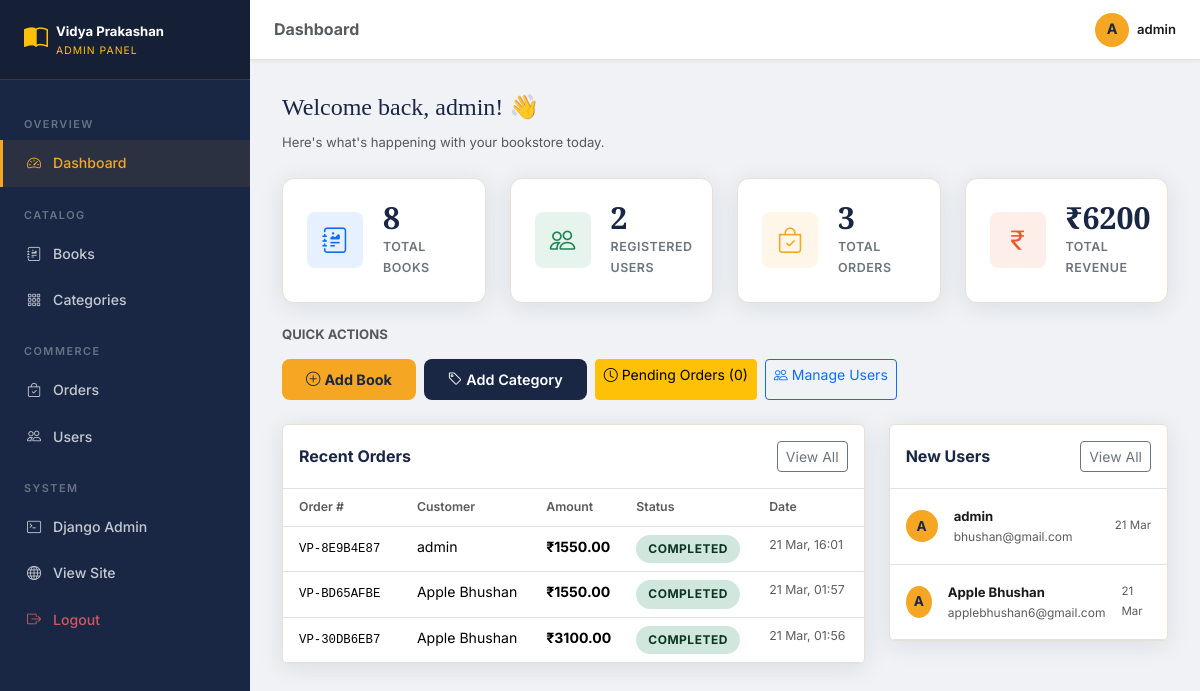
The page /adminpanel/ (signed in) on the database its author committed.
### orders/models.py (models this page shows, shortened)
class Order(models.Model):
    STATUS_CHOICES = [
        ('pending', 'Pending'),
        ('completed', 'Completed'),
        ('cancelled', 'Cancelled'),
    ]
    PAYMENT_CHOICES = [
        ('cod', 'Cash on Delivery'),
        ('online', 'Online Payment'),
        ('upi', 'UPI'),
    ]
    order_number = models.CharField(
        max_length=20, unique=True, blank=True,
        help_text="Auto-generated unique order number"
    )
    user = models.ForeignKey(User, on_delete=models.CASCADE, related_name='orders')
    status = models.CharField(max_length=20, choices=STATUS_CHOICES, default='pending')
    payment_method = models.CharField(max_length=20, choices=PAYMENT_CHOICES, default='cod')
    is_paid = models.BooleanField(default=False)
    full_name = models.CharField(max_length=200)
    email = models.EmailField()
    phone = models.CharField(max_length=15)
    address = models.TextField()
    city = models.CharField(max_length=100)
    state = models.CharField(max_length=100)
    pincode = models.CharField(max_length=10)
    total_amount = models.DecimalField(max_digits=10, decimal_places=2, default=0)
    discount = models.DecimalField(max_digits=8, decimal_places=2, default=0)
    created_at = models.DateTimeField(auto_now_add=True)
    updated_at = models.DateTimeField(auto_now=True)
    class Meta:
        ordering = ['-created_at']

### adminpanel/views.py (the view)
# urls.py: path('', AdminDashboardView.as_view(), name='admin_dashboard'),
@method_decorator(staff_required, name='dispatch')
class AdminDashboardView(View):
    def get(self, request):
        stats = {
            'total_books': Book.objects.count(),
            'total_users': User.objects.count(),
            'total_orders': Order.objects.count(),
            'total_revenue': Order.objects.filter(
                status='completed'
            ).aggregate(total=Sum('total_amount'))['total'] or 0,
            'pending_orders': Order.objects.filter(status='pending').count(),
            'active_books': Book.objects.filter(is_active=True).count(),
        }
        recent_orders = Order.objects.select_related('user').order_by('-created_at')[:10]
        recent_users = User.objects.order_by('-date_joined')[:5]
        context = {
            'stats': stats,
            'recent_orders': recent_orders,
            'recent_users': recent_users,
        }
        return render(request, 'adminpanel/dashboard.html', context)

### adminpanel/views.py (called while the page is built)
def is_staff(user):
    return user.is_authenticated and user.is_staff

### books/context_processors.py (called while the page is built)
def nav_categories(request):
    categories = Category.objects.all()[:8]
    return {'nav_categories': categories}

### cart/context_processors.py (called while the page is built)
def cart_count(request):
    count = 0
    if request.user.is_authenticated:
        try:
            cart = Cart.objects.get(user=request.user)
            count = cart.get_item_count()
        except Cart.DoesNotExist:
            count = 0
    return {'cart_count': count}

### cart/models.py (called while the page is built)
    def get_item_count(self):
        return self.items.count()

### templates/adminpanel/dashboard.html (shortened to what this page needs)
{% extends 'adminpanel/base_admin.html' %}
{% block page_title %}Dashboard{% endblock %}
{% block content %}
<div class="mb-4">
  <h4 style="font-family:'Playfair Display',serif;color:var(--vp-primary);">Welcome back, {{ user.first_name|default:user.username }}! 👋</h4>
  <p class="text-muted small mb-0">Here's what's happening with your bookstore today.</p>
</div>
<div class="row g-4 mb-4">
  <div class="col-md-3 col-6">
    <div class="stat-card">
      <div class="stat-icon" style="background:rgba(13,110,253,0.1);color:#0d6efd;"><i class="bi bi-journal-richtext"></i></div>
      <div>
        <div class="stat-number">{{ stats.total_books }}</div>
        <div class="stat-label">Total Books</div>
      </div>
    </div>
  </div>
  <div class="col-md-3 col-6">
    <div class="stat-card">
      <div class="stat-icon" style="background:rgba(25,135,84,0.1);color:#198754;"><i class="bi bi-people"></i></div>
      <div>
        <div class="stat-number">{{ stats.total_users }}</div>
        <div class="stat-label">Registered Users</div>
      </div>
    </div>
  </div>
  <div class="col-md-3 col-6">
    <div class="stat-card">
      <div class="stat-icon" style="background:rgba(245,166,35,0.1);color:var(--vp-secondary);"><i class="bi bi-bag-check"></i></div>
      <div>
        <div class="stat-number">{{ stats.total_orders }}</div>
        <div class="stat-label">Total Orders</div>
      </div>
    </div>
  </div>
  <div class="col-md-3 col-6">
    <div class="stat-card">
      <div class="stat-icon" style="background:rgba(232,87,42,0.1);color:var(--vp-accent);"><i class="bi bi-currency-rupee"></i></div>
      <div>
        <div class="stat-number">₹{{ stats.total_revenue|floatformat:0 }}</div>
        <div class="stat-label">Total Revenue</div>
      </div>
    </div>
  </div>
</div>
<div class="row g-3 mb-4">
  <div class="col-12">
    <h6 class="text-muted text-uppercase small fw-bold mb-3">Quick Actions</h6>
    <div class="d-flex flex-wrap gap-2">
      <a href="/adminpanel/books/add/" class="btn btn-vp-secondary btn-sm">
        <i class="bi bi-plus-circle me-1"></i>Add Book
      </a>
      <a href="/adminpanel/categories/add/" class="btn btn-vp-primary btn-sm">
        <i class="bi bi-tag me-1"></i>Add Category
      </a>
      <a href="/adminpanel/orders/?status=pending" class="btn btn-warning btn-sm">
        <i class="bi bi-clock me-1"></i>Pending Orders ({{ stats.pending_orders }})
      </a>
      <a href="/adminpanel/users/" class="btn btn-outline-primary btn-sm">
        <i class="bi bi-people me-1"></i>Manage Users
      </a>
    </div>
  </div>
</div>
<div class="row g-4">
  <div class="col-lg-8">
    <div class="bg-white rounded p-0 overflow-hidden" style="border:1px solid var(--vp-border);box-shadow:var(--vp-shadow);">
      <div class="d-flex justify-content-between align-items-center p-3 border-bottom">
        <h6 class="fw-bold mb-0" style="color:var(--vp-primary);">Recent Orders</h6>
        <a href="/adminpanel/orders/" class="btn btn-sm btn-outline-secondary">View All</a>
      </div>
      <div class="table-responsive">
        <table class="table mb-0" style="font-size:0.88rem;">
          <thead style="background:#f8f9fa;">
            <tr>
              <th class="px-3 py-2 fw-semibold text-muted small">Order #</th>
              <th class="py-2 fw-semibold text-muted small">Customer</th>
              <th class="py-2 fw-semibold text-muted small">Amount</th>
              <th class="py-2 fw-semibold text-muted small">Status</th>
              <th class="py-2 fw-semibold text-muted small">Date</th>
            </tr>
          </thead>
          <tbody>
            {% for order in recent_orders %}
            <tr>
              <td class="px-3 py-2"><a href="/adminpanel/orders/{{ order.pk }}/" class="text-decoration-none"><code>{{ order.order_number }}</code></a></td>
              <td class="py-2">{{ order.user.get_full_name|default:order.user.username }}</td>
              <td class="py-2 fw-bold">₹{{ order.total_amount }}</td>
              <td class="py-2"><span class="order-status status-{{ order.status }}">{{ order.get_status_display }}</span></td>
              <td class="py-2 text-muted small">{{ order.created_at|date:"d M, H:i" }}</td>
            </tr>
            {% empty %}
            <tr><td colspan="5" class="text-center py-4 text-muted">No orders yet</td></tr>
            {% endfor %}
          </tbody>
        </table>
      </div>
    </div>
  </div>
  <div class="col-lg-4">
    <div class="bg-white rounded overflow-hidden" style="border:1px solid var(--vp-border);box-shadow:var(--vp-shadow);">
      <div class="d-flex justify-content-between align-items-center p-3 border-bottom">
        <h6 class="fw-bold mb-0" style="color:var(--vp-primary);">New Users</h6>
        <a href="/adminpanel/users/" class="btn btn-sm btn-outline-secondary">View All</a>
      </div>
      {% for user in recent_users %}
      <div class="d-flex align-items-center gap-3 p-3 border-bottom">
        <div class="user-avatar">{{ user.username|first|upper }}</div>
        <div class="flex-grow-1">
          <div class="small fw-bold">{{ user.get_full_name|default:user.username }}</div>
          <div class="text-muted" style="font-size:0.75rem;">{{ user.email }}</div>
        </div>
        <div class="text-muted" style="font-size:0.72rem;">{{ user.date_joined|date:"d M" }}</div>
      </div>
      {% empty %}
      <div class="text-center py-4 text-muted small">No users yet</div>
      {% endfor %}
    </div>
  </div>
</div>
{% endblock %}

### templates/adminpanel/base_admin.html (shortened to what this page needs)
<!DOCTYPE html>
<html lang="en">
<head>
  <link href="https://cdn.jsdelivr.net/npm/bootstrap@5.3.2/dist/css/bootstrap.min.css" rel="stylesheet">
  <link rel="stylesheet" href="https://cdn.jsdelivr.net/npm/bootstrap-icons@1.11.3/font/bootstrap-icons.min.css">
  <link rel="stylesheet" href="/static/css/main.css">
</head>
<body>
<div class="admin-sidebar">
  <div class="admin-sidebar-brand">
    <div class="d-flex align-items-center gap-2">
      <i class="bi bi-book-half fs-4 text-warning"></i>
      <div>
        <div class="text-white fw-bold small">Vidya Prakashan</div>
        <div class="text-warning" style="font-size:0.65rem;letter-spacing:1px;">ADMIN PANEL</div>
      </div>
    </div>
  </div>
  <nav class="mt-3">
    <div class="admin-nav-section">Overview</div>
    <div class="admin-nav-item">
      <a href="/adminpanel/" class="{% if request.resolver_match.url_name == 'admin_dashboard' %}active{% endif %}">
        <i class="bi bi-speedometer2"></i> Dashboard
      </a>
    </div>
    <div class="admin-nav-section">Catalog</div>
    <div class="admin-nav-item">
      <a href="/adminpanel/books/" class="{% if 'admin_book' in request.resolver_match.url_name %}active{% endif %}">
        <i class="bi bi-journal-richtext"></i> Books
      </a>
    </div>
    <div class="admin-nav-item">
      <a href="/adminpanel/categories/" class="{% if 'admin_category' in request.resolver_match.url_name %}active{% endif %}">
        <i class="bi bi-grid-3x3-gap"></i> Categories
      </a>
    </div>
    <div class="admin-nav-section">Commerce</div>
    <div class="admin-nav-item">
      <a href="/adminpanel/orders/" class="{% if 'admin_order' in request.resolver_match.url_name %}active{% endif %}">
        <i class="bi bi-bag-check"></i> Orders
      </a>
    </div>
    <div class="admin-nav-item">
      <a href="/adminpanel/users/" class="{% if 'admin_user' in request.resolver_match.url_name %}active{% endif %}">
        <i class="bi bi-people"></i> Users
      </a>
    </div>
    <div class="admin-nav-section">System</div>
    <div class="admin-nav-item">
      <a href="/django-admin/">
        <i class="bi bi-terminal"></i> Django Admin
      </a>
    </div>
    <div class="admin-nav-item">
      <a href="/">
        <i class="bi bi-globe"></i> View Site
      </a>
    </div>
    <div class="admin-nav-item">
      <a href="/accounts/logout/" style="color:rgba(255,100,100,0.8)!important;">
        <i class="bi bi-box-arrow-right"></i> Logout
      </a>
    </div>
  </nav>
</div>
<div class="admin-topbar">
  <div class="d-flex align-items-center gap-3 w-100">
    <h6 class="mb-0 fw-bold text-muted">{% block page_title %}Dashboard{% endblock %}</h6>
    <div class="ms-auto d-flex align-items-center gap-3">
      <div class="d-flex align-items-center gap-2">
        <div class="user-avatar" style="width:34px;height:34px;font-size:0.9rem;">{{ user.username|first|upper }}</div>
        <span class="small fw-semibold">{{ user.get_full_name|default:user.username }}</span>
      </div>
    </div>
  </div>
</div>
<div class="admin-content" style="margin-top:60px;">
  {% block content %}{% endblock %}
</div>
</body>
</html>

### static/css/main.css (style rules this page uses)
:root { --vp-primary: #1a2744; --vp-secondary: #f5a623; --vp-accent: #e8572a; --vp-bg: #faf8f5; --vp-card-bg: #ffffff; --vp-text: #1a1a1a; --vp-muted: #6c757d; --vp-border: #e8e0d5; --vp-shadow: 0 4px 24px rgba(26,39,68,0.10); --vp-shadow-lg: 0 12px 48px rgba(26,39,68,0.18); --font-display: 'Playfair Display', Georgia, serif; --font-body: 'Inter', system-ui, sans-serif; --radius: 12px; --radius-sm: 8px; --transition: all 0.25s ease; }
*, *::before, *::after { box-sizing: border-box; }
body { font-family: var(--font-body); background: var(--vp-bg); color: var(--vp-text); font-size: 15px; line-height: 1.7; }
h1, h2, h3, h4, h5 { font-family: var(--font-display); color: var(--vp-primary); line-height: 1.3; }
a { color: inherit; text-decoration: none; }
.user-avatar { width: 32px; height: 32px; background: var(--vp-secondary); border-radius: 50%; display: flex; align-items: center; justify-content: center; font-weight: 700; font-size: 0.85rem; color: var(--vp-primary); }
.btn-vp-primary { background: var(--vp-primary); color: #fff; border: none; border-radius: var(--radius-sm); padding: 0.6rem 1.5rem; font-weight: 600; font-size: 0.9rem; transition: var(--transition); }
.btn-vp-secondary { background: var(--vp-secondary); color: var(--vp-primary); border: none; border-radius: var(--radius-sm); padding: 0.6rem 1.5rem; font-weight: 700; font-size: 0.9rem; transition: var(--transition); }
.admin-sidebar { background: var(--vp-primary); min-height: 100vh; width: 250px; position: fixed; top: 0; left: 0; z-index: 100; padding: 0; overflow-y: auto; }
.admin-content { margin-left: 250px; padding: 2rem; min-height: 100vh; }
.admin-sidebar-brand { background: rgba(0,0,0,0.2); padding: 1.2rem 1.5rem; border-bottom: 1px solid rgba(245,166,35,0.2); }
.admin-nav-item a { display: flex; align-items: center; gap: 0.75rem; padding: 0.7rem 1.5rem; color: rgba(255,255,255,0.75); font-size: 0.88rem; font-weight: 500; transition: var(--transition); border-left: 3px solid transparent; }
.admin-nav-item a:hover, .admin-nav-item a.active { color: var(--vp-secondary); background: rgba(245,166,35,0.08); border-left-color: var(--vp-secondary); }
.admin-nav-section { padding: 1.2rem 1.5rem 0.4rem; font-size: 0.68rem; text-transform: uppercase; letter-spacing: 1.5px; color: rgba(255,255,255,0.35); font-weight: 600; }
.stat-card { background: var(--vp-card-bg); border: 1px solid var(--vp-border); border-radius: var(--radius); padding: 1.5rem; display: flex; align-items: center; gap: 1.25rem; transition: var(--transition); box-shadow: var(--vp-shadow); }
.stat-icon { width: 56px; height: 56px; border-radius: var(--radius-sm); display: flex; align-items: center; justify-content: center; font-size: 1.6rem; flex-shrink: 0; }
.stat-number { font-family: var(--font-display); font-size: 1.9rem; font-weight: 700; color: var(--vp-primary); line-height: 1; }
.stat-label { font-size: 0.78rem; color: var(--vp-muted); text-transform: uppercase; letter-spacing: 0.5px; font-weight: 600; margin-top: 3px; }
.order-status { display: inline-block; padding: 4px 12px; border-radius: 50px; font-size: 0.75rem; font-weight: 700; text-transform: uppercase; letter-spacing: 0.5px; }
.status-completed { background: #d1e7dd; color: #0a3622; }

### templates/adminpanel/base_admin.html (style rules this page uses)
body { background: #f0f2f5; font-family: 'Inter', sans-serif; }
.admin-topbar { background: #fff; border-bottom: 1px solid #e8e0d5; height: 60px; display: flex; align-items: center; padding: 0 1.5rem; position: fixed; top: 0; left: 250px; right: 0; z-index: 99; box-shadow: 0 1px 4px rgba(0,0,0,0.06); }

### rows shown on the page
Order: order_number "VP-8E9B4E87", user.get_full_name "admin", total_amount "1550.00", status "COMPLETED", created_at "21 Mar, 16:01"
Order: order_number "VP-BD65AFBE", user.get_full_name "Apple Bhushan", total_amount "1550.00", status "COMPLETED", created_at "21 Mar, 01:57"
Order: order_number "VP-30DB6EB7", user.get_full_name "Apple Bhushan", total_amount "3100.00", status "COMPLETED", created_at "21 Mar, 01:56"

### other values the page prints
{{ user.username|first|upper }} "A"
{{ user.get_full_name|default:user.username }} "admin"
{{ user.first_name|default:user.username }} "admin"
{{ stats.total_books }} "8"
{{ stats.total_users }} "2"
{{ stats.total_orders }} "3"
{{ stats.total_revenue|floatformat:0 }} "6200"
{{ stats.pending_orders }} "0"
{{ user.email }} "bhushan@gmail.com"
{{ user.date_joined|date:"d M" }} "21 Mar"
{{ user.get_full_name|default:user.username }} "Apple Bhushan"
{{ user.email }} "applebhushan6@gmail.com"
